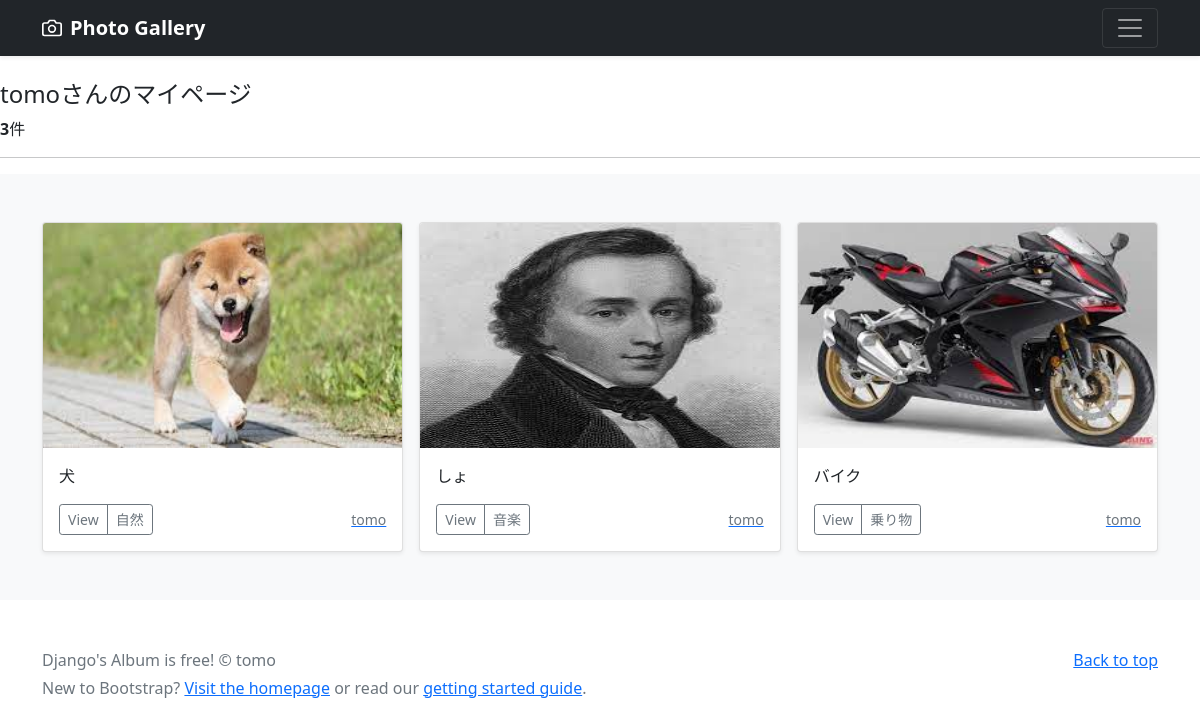
The app's page /mypage/ (signed in) with its own data.
### accounts/models.py (models this page shows)
class CustomUser(AbstractUser):
    pass

### photo/models.py (models this page shows, shortened)
class PhotoPost(models.Model):
    user = models.ForeignKey(
        CustomUser,
        verbose_name='ユーザー',
        on_delete=models.CASCADE
    )
    category = models.ForeignKey(
        Category,
        verbose_name='カテゴリ',
        on_delete=models.PROTECT
    )
    title = models.CharField(
        verbose_name='タイトル',
        max_length=200
    )
    comment = models.TextField(
        verbose_name='コメント',
    )
    image1 = models.ImageField(
        verbose_name='イメージ1',
        upload_to='photos'
    )
    image2 = models.ImageField(
        verbose_name='イメージ2',
        upload_to='photos',
        blank=True,
        null=True
    )
    posted_at = models.DateTimeField(
        verbose_name='投稿日時',
        auto_now_add=True
    )

class Category(models.Model):
    title = models.CharField(
        verbose_name='カテゴリ',
        max_length=20
    )

### photo/views.py (the view)
# urls.py: path('mypage/', views.MyPageView.as_view(), name='mypage'),
class MyPageView(ListView):
    template_name = 'mypage.html'
    paginate_by = 9
    def get_queryset(self):
        queryset = PhotoPost.objects.filter(user=self.request.user).order_by('-posted_at')
        return queryset

### photo/templates/mypage.html (shortened to what this page needs)
{% extends 'base.html' %}
{% block contents %}
    {% if user.is_authenticated %}
        <br>
        <div class="text-align:center">
            <h4>{{ user.username }}さんのマイページ</h4>
            {% if object_list.count == 0 %}
                <p>{{ user.username }}さんの投稿はありません</p>
            {% else %}
                <p><strong>{{ object_list.count }}</strong>件</p>
            {% endif %}
        </div>
        <hr>
    {% endif %}
{% include 'photos_list.html' %}
{% endblock %}

### photo/templates/base.html (shortened to what this page needs)
{% load static %}
<!doctype html>
<html lang="ja">
  <head>
<link href="https://cdn.jsdelivr.net/npm/bootstrap@5.0.0-beta1/dist/css/bootstrap.min.css" rel="stylesheet">
  </head>
  <body>
<header>
  <div class="navbar navbar-dark bg-dark shadow-sm">
    <div class="container">
      <a href="{% url 'photo:index' %}" class="navbar-brand d-flex align-items-center">
        <strong>Photo Gallery</strong>
      </a>
      <button class="navbar-toggler" type="button" data-bs-toggle="collapse" data-bs-target="#navbarHeader" aria-controls="navbarHeader" aria-expanded="false" aria-label="Toggle navigation">
        <span class="navbar-toggler-icon"></span>
      </button>
    </div>
  </div>
</header>
<main>
{% block contents %}{% endblock %}
</main>
<footer class="text-muted py-5">
  <div class="container">
    <p class="float-end mb-1">
      <a href="#">Back to top</a>
    </p>
    <p class="mb-1">Django's Album is free! &copy; tomo </p>
    <p class="mb-0">New to Bootstrap? <a href="/">Visit the homepage</a> or read our <a href="../getting-started/introduction/">getting started guide</a>.</p>
  </div>
</footer>
  </body>
</html>

### photo/templates/photos_list.html
 <div class="album py-5 bg-light">
    <div class="container">
      <div class="row row-cols-1 row-cols-sm-2 row-cols-md-3 g-3">
          {% for record in object_list %}
        <div class="col">
          <div class="card shadow-sm">
            <img src="{{ record.image1.url }}" class="bd-placeholder-img card-img-top" width="100%" height="225" xmlns="http://www.w3.org/2000/svg" role="img" aria-label="Placeholder: Thumbnail" preserveAspectRatio="xMidYMid slice" focusable="false"><title>Placeholder</title><rect width="100%" height="100%" fill="#55595c"/></img>
            <div class="card-body">
              <p class="card-text">
                  {{ record.title }}
              </p>
              <div class="d-flex justify-content-between align-items-center">
                <div class="btn-group">
                  <button type="button" class="btn btn-sm btn-outline-secondary"
                   onclick="location.href='{% url 'photo:photo_detail' record.pk %}'">View</button>
                  <button type="button" class="btn btn-sm btn-outline-secondary" onclick="location.href='{% url 'photo:photos_cat' category=record.category.id %}'">{{ record.category.title }}</button>
                </div>
                  <a href="{% url 'photo:user_list' user=record.user.id %}"><small class="text-muted">{{ record.user.username }}</small></a>
              </div>
            </div>
          </div>
        </div>
        {% endfor %}
      </div>
    </div>
  </div>

### photo/templates/base.html (style rules this page uses)
.bd-placeholder-img { font-size: 1.125rem; text-anchor: middle; -webkit-user-select: none; -moz-user-select: none; user-select: none; }

### records on screen
CustomUser: username "tomo"
PhotoPost: image1 (picture), title "犬", category "自然", user.username "tomo"
PhotoPost: image1 (picture), title "しょ", category "音楽", user.username "tomo"
PhotoPost: image1 (picture), title "バイク", category "乗り物", user.username "tomo"

### other values on screen
{{ object_list.count }} "3"
